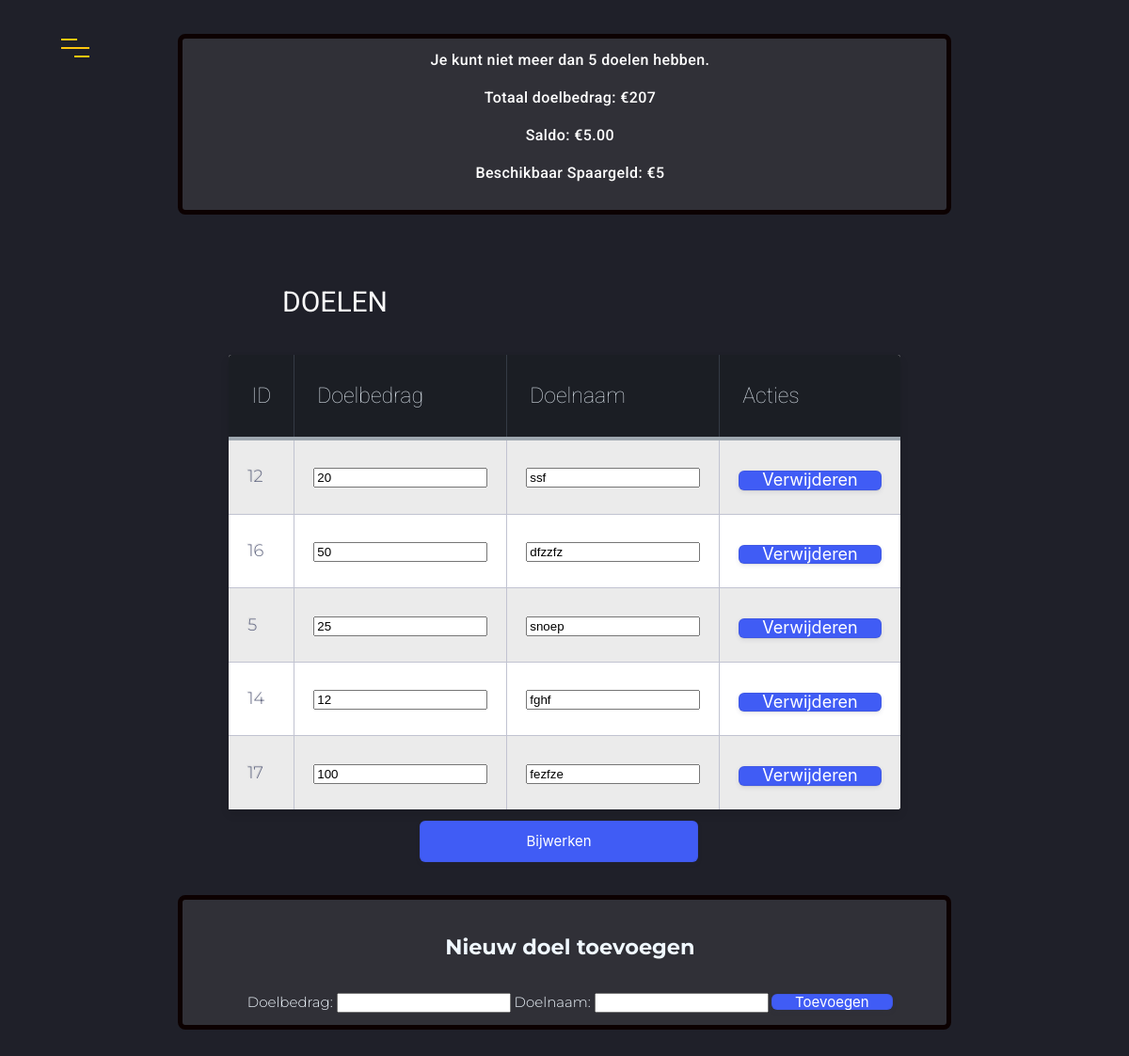
Page /GIPCOIN/Doelen.php (signed in) on the earlier database version.
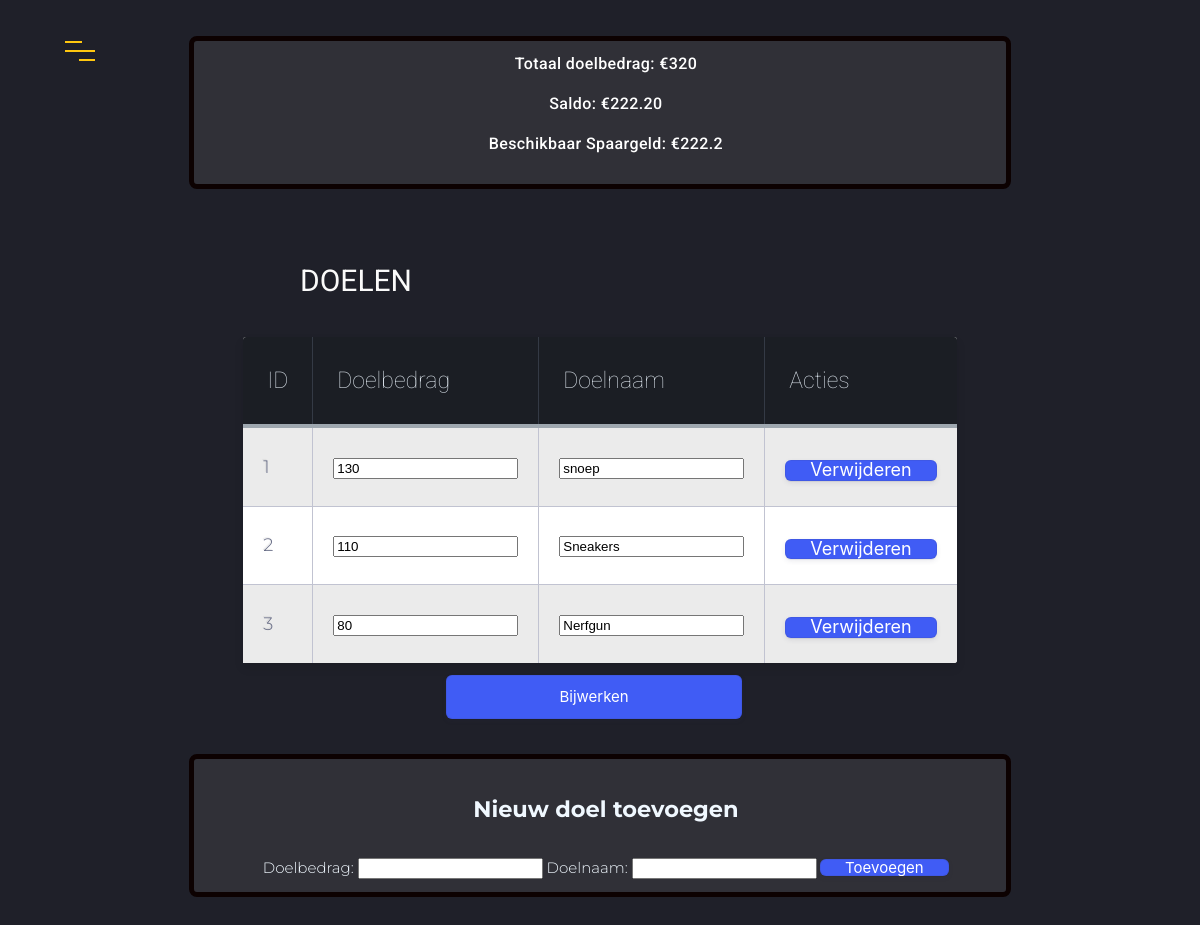
Same page on the later database version.
### tables this page shows
CREATE TABLE `spaardata` (
  `id` bigint(20) NOT NULL,
  `doelbedrag` double NOT NULL,
  `doelnaam` varchar(50) NOT NULL,
  `isverwijderd` tinyint(1) DEFAULT '0'
);

### GIPCOIN/Doelen.php (the view, shortened to what this page needs)
<?php
$conn = mysqli_connect("localhost", "root", "", "coincollector");
$max_aantal_doelen = 4;
$result = mysqli_query($conn, "SELECT COUNT(*) AS aantal_doelen FROM spaardata where isverwijderd= 0");
$row = mysqli_fetch_assoc($result);
$aantaldoelen = $row['aantal_doelen'];
$protocol = false;
if ($aantaldoelen > $max_aantal_doelen)
{
    $max_aantal_doelen++;
    $protocol = true;
}
$sql = "SELECT SUM(doelbedrag) AS totaal_doelbedrag FROM spaardata WHERE isverwijderd = 0";
$result = mysqli_query($conn, $sql);
$row = mysqli_fetch_assoc($result);
$totaal_doelbedrag = $row['totaal_doelbedrag'];
$sql = "SELECT SUM(coinvalue) AS huidig_totaal FROM coinlog";
$result = mysqli_query($conn, $sql);
$row = mysqli_fetch_assoc($result);
$huidig_totaal = $row['huidig_totaal'];
$beschikbaarsaldo = $huidig_totaal;
$sql = "SELECT SUM(doelbedrag) AS gebruiktsaldo FROM spaardata where isverwijderd= 1";
$result = mysqli_query($conn, $sql);
$row = mysqli_fetch_assoc($result);
$gebruiktsaldo = $row['gebruiktsaldo'];
$beschikbaarsaldo = $beschikbaarsaldo -$gebruiktsaldo;
$sql = "SELECT * FROM spaardata where isverwijderd=0";
$result = mysqli_query($conn, $sql);
?>
<!DOCTYPE html>
<html lang="en">
<head>
	<link rel="stylesheet" href="Doelen_styling.css">
	<link rel="stylesheet" href="menu_styling.css">
</head>
<body>
	<div class="boxes">
	<?php
if ($protocol == true)
{
    echo "<p>Je kunt niet meer dan $max_aantal_doelen doelen hebben.</p>";
}
?>
	<p>Totaal doelbedrag: <?php echo"€". $totaal_doelbedrag; ?></p>
	<p>Saldo: <?php echo "€". $huidig_totaal; ?></p>
	<p> Beschikbaar Spaargeld: <?php echo"€". $beschikbaarsaldo; ?></p></div>
	<div class="table-title">
<h3>Doelen</h3>
</div>
<form method="post">
<table class="table-fill">
<thead>
<tr>
<th class="text-left">ID</th>
<th class="text-left">Doelbedrag</th>
<th class="text-left">Doelnaam</th>
<th class="text-left">Acties</th>
</tr>
</thead>
<tbody class="table-hover">
<?php
$index = 0;
while ($row = mysqli_fetch_assoc($result))
{
    $id = $row['id'];
    $doelbedrag = $row['doelbedrag'];
    $doelnaam = $row['doelnaam'];
?>
		<tr>
				<td class="text-left"><?php echo $id; ?></td>
				<td class="text-left"><input type="number" name="doelbedrag<?php echo $index; ?>" min="0" value="<?php echo $doelbedrag; ?>"></td>
				<td class="text-left"><input type="text" name="doelnaam<?php echo $index; ?>" value="<?php echo $doelnaam; ?>"></td>
				<td class="text-left">
					<button type="submit" class="btnTV" name="btnverwijderen" value="<?php echo $id; ?>">Verwijderen</button>
				</td>
		</tr>
		<?php
$index++;
}
?>
</tbody>
</table>
<button type="submit" class="button-9" name="updaten">Bijwerken</button>
</form>
<div class="boxes"><h2>Nieuw doel toevoegen</h2>
<form method="post">
	<label for="doelbedrag">Doelbedrag:</label>
	<input type="number" id="doelbedrag" name="doelbedrag" required>
	<label for="doelnaam">Doelnaam:</label>
	<input type="text" id="doelnaam" name="doelnaam" required>
	<button type="submit" class="btnTV" name="toevoegen">Toevoegen</button>
</form>
</div>
<header class="cd-header">
		<div class="header-wrapper">
			<div class="nav-but-wrap">
				<div class="menu-icon hover-target">
					<span class="menu-icon__line menu-icon__line-left"></span>
					<span class="menu-icon__line"></span>
					<span class="menu-icon__line menu-icon__line-right"></span>
				</div>
			</div>
		</div>
	</header>
</body>
</html>

### GIPCOIN/Doelen_styling.css (style rules this page uses)
.button-9 { appearance: button; backface-visibility: hidden; background-color: #405cf5; border-radius: 6px; border-width: 0; box-shadow: rgba(50, 50, 93, .1) 0 0 0 1px inset,rgba(50, 50, 93, .1) 0 2px 5px 0,rgba(0, 0, 0, .07) 0 1px 1px 0; box-sizing: border-box; color: #fff; cursor: pointer; font-family: -apple-system,system-ui,"Segoe UI",Roboto,"Helvetica Neue",Ubuntu,sans-serif; font-size: 100%; height: 44px; line-height: 1.15; margin: 12px 0 0; outline: none; overflow: hidden; padding: 0 25px; position: relative; text-align: center; text-transform: none; transform: translateZ(0); transition: all .2s,box-shadow .08s ease-in; user-select: none; -webkit-user-select: none; touch-action: manipulation; width: 25%; position:relative; top: 50%; left:37%; }
.btnTV { appearance: button; backface-visibility: hidden; background-color: #405cf5; border-radius: 6px; border-width: 0; box-shadow: rgba(50, 50, 93, .1) 0 0 0 1px inset,rgba(50, 50, 93, .1) 0 2px 5px 0,rgba(0, 0, 0, .07) 0 1px 1px 0; box-sizing: border-box; color: #fff; cursor: pointer; font-family: -apple-system,system-ui,"Segoe UI",Roboto,"Helvetica Neue",Ubuntu,sans-serif; font-size: 100%; height:fit-content; line-height: 1.15; margin: 12px 0 0; outline: none; overflow: hidden; padding: 0 25px; position: relative; text-align: center; text-transform: none; transform: translateZ(0); transition: all .2s,box-shadow .08s ease-in; user-select: none; -webkit-user-select: none; touch-action: manipulation; width:fit-content; position:relative; }
body { background-image: url('https://assets.codepen.io/1462889/web-app-back.svg'); font-family: 'Roboto', sans-serif; font-size: 16px; font-weight: 400; text-rendering: optimizeLegibility; background-color: #303037; }
.boxes { border: 5px solid rgb(12, 1, 1) ; border-radius: 8px; margin: 1% auto; width: auto; max-width: 800px; color:aliceblue ; text-align: center; background-color: #303037; margin-top: 3%; margin-bottom: 3%; padding-bottom: 1%; padding-top: 1%; margin-left: auto; padding-left:1%; }
div.table-title { display: block; margin: auto; max-width: 600px; padding:1px; width: 100%; }
.table-title h3 { color: #fafafa; font-size: 30px; font-weight: 400; font-style:normal; font-family: 'Roboto', sans-serif; text-shadow: -1px -1px 1px rgba(0, 0, 0, 0.1); text-transform:uppercase; }
p { font-family: 'Roboto', sans-serif; font-weight: 500; letter-spacing: 0.4px; font-size: 16px; line-height: 1.55; color: #fff; margin: 0; margin-bottom: 15px; }
.table-fill { background: white; border-radius:3px; border-collapse: collapse; height: 320px; margin: auto; max-width: 600px; padding:5px; width: 100%; box-shadow: 0 5px 10px rgba(0, 0, 0, 0.1); animation: float 5s infinite; }
th { color:#D5DDE5;; background:#1b1e24; border-bottom:4px solid #9ea7af; border-right: 1px solid #343a45; font-size:23px; font-weight: 100; padding:24px; text-align:left; text-shadow: 0 1px 1px rgba(0, 0, 0, 0.1); vertical-align:middle; font-family: 'Roboto', sans-serif; }
th:first-child { border-top-left-radius:3px; }
th:last-child { border-top-right-radius:3px; border-right:none; }
tr { border-top: 1px solid #C1C3D1; border-bottom: 1px solid #C1C3D1; color:#666B85; font-size:16px; font-weight:normal; text-shadow: 0 1px 1px rgba(256, 256, 256, 0.1); }
tr:first-child { border-top:none; }
tr:last-child { border-bottom:none; }
tr:nth-child(odd) td { background:#EBEBEB; }
tr:last-child td:last-child { border-bottom-right-radius:3px; }
td { background:#FFFFFF; padding:20px; text-align:left; vertical-align:middle; font-weight:300; font-size:18px; text-shadow: -1px -1px 1px rgba(0, 0, 0, 0.1); border-right: 1px solid #C1C3D1; }
td:last-child { border-right: 0px; }
th.text-left { text-align: left; }
td.text-left { text-align: left; }

Differences in the rows shown:
removed spaardata: id "12", doelbedrag "20", doelnaam "ssf"
removed spaardata: id "16", doelbedrag "50", doelnaam "dfzzfz"
removed spaardata: id "5", doelbedrag "25", doelnaam "snoep"
removed spaardata: id "14", doelbedrag "12", doelnaam "fghf"
removed spaardata: id "17", doelbedrag "100", doelnaam "fezfze"
added spaardata: id "1", doelbedrag "130", doelnaam "snoep"
added spaardata: id "2", doelbedrag "110", doelnaam "Sneakers"
added spaardata: id "3", doelbedrag "80", doelnaam "Nerfgun"
Other differences:
$totaal_doelbedrag: "207" → "320"
$huidig_totaal: "5.00" → "222.20"
$beschikbaarsaldo: "5" → "222.2"
$max_aantal_doelen: "5" → (not shown)
text no longer shown: "Je kunt niet meer dan doelen hebben."
